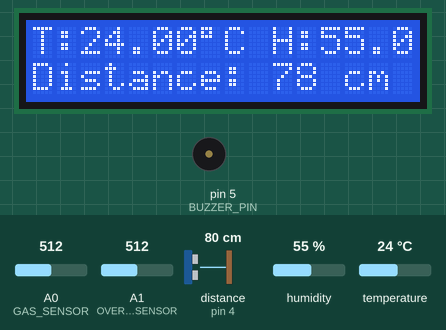
This sketch was run on a simulated Arduino Uno, built with avr-gcc and run on an emulated ATmega328P. Parts: 16×2 character LCD, buzzer (waves = sounding, pin HIGH). Wiring (inferred from the names in the program): ultrasonic range finder: trigger pin 3; echo pin 4. The test bench sets the inputs (shaded band); at power-on: distance to the obstacle (sensor on pin 4) 80 cm, A1 (OVERFLOW_SENSOR) = 512, A0 (GAS_SENSOR) = 512, humidity 55 %, temperature 24 °C. The echo pulse lasts 58.3 µs per cm; pins used as bus, display or sensor lines are not drawn; what the sketch prints to the serial monitor is not drawn.

Above: at 3.2 s.
3.3 s: distance to the obstacle (sensor on pin 4) set to 12 cm
At 5.3 s:
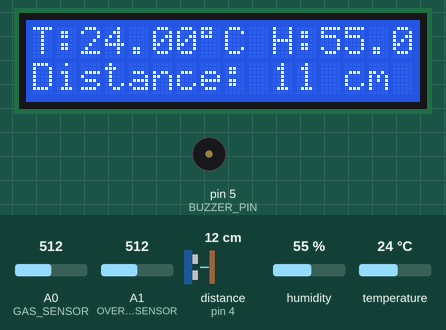
6.0 s: distance to the obstacle (sensor on pin 4) set to 9 cm
At 6.8 s:
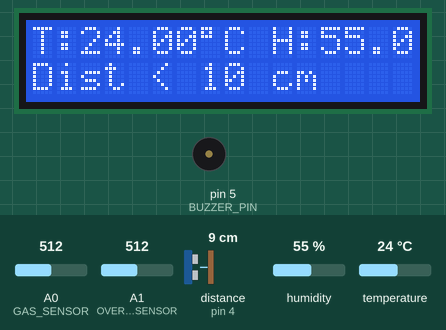
14.7 s: A1 (OVERFLOW_SENSOR) set to 519
At 16.7 s:
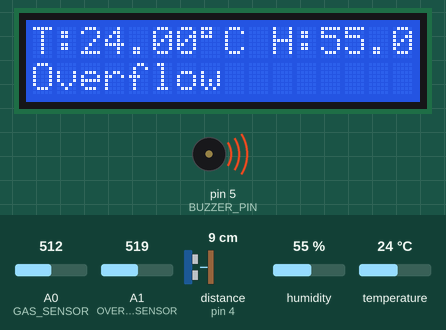
Timing chart, 0 to 18.2 s (numbered marks = the images above; inputs shaded):
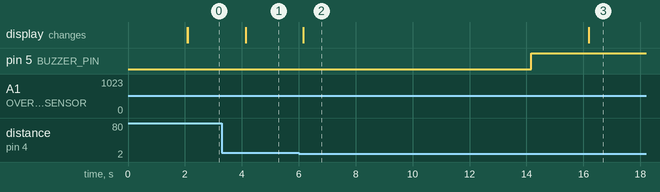

The sketch:

Drainage.ino
```cpp
#include <DHT.h>
#include <LiquidCrystal.h>

// Pin Definitions
#define DHTPIN 2           // DHT11 Data pin connected to pin 2
#define DHTTYPE DHT11      // DHT11 sensor type
#define TRIG_PIN 3         // Ultrasonic sensor Trig pin
#define ECHO_PIN 4         // Ultrasonic sensor Echo pin
#define GAS_SENSOR A0      // Gas sensor connected to A0
#define OVERFLOW_SENSOR A1 // Overflow sensor connected to A1
#define BUZZER_PIN 5       // Buzzer connected to pin 5
#define rs 6               // LCD RS pin
#define en 7               // LCD Enable pin
#define d4 8               // LCD D4 pin
#define d5 9               // LCD D5 pin
#define d6 10              // LCD D6 pin
#define d7 11              // LCD D7 pin

// Initialize DHT sensor and LCD
DHT dht(DHTPIN, DHTTYPE);
LiquidCrystal lcd(rs, en, d4, d5, d6, d7);

void setup() {
  lcd.begin(16, 2);        // Initialize 16x2 LCD
  dht.begin();             // Initialize DHT sensor
   Serial.begin(9600);
  pinMode(TRIG_PIN, OUTPUT);  // Ultrasonic sensor Trig pin as output
  pinMode(ECHO_PIN, INPUT);   // Ultrasonic sensor Echo pin as input
  pinMode(GAS_SENSOR, INPUT); // Gas sensor input
  pinMode(OVERFLOW_SENSOR, INPUT); // Overflow sensor input
  pinMode(BUZZER_PIN, OUTPUT); // Buzzer output
  lcd.print("Initializing...");
  delay(2000);
  lcd.clear();
}

void loop() {
  // Read temperature and humidity
  float humidity = dht.readHumidity();
  float temperature = dht.readTemperature();

  // Read gas and overflow sensor values
  int gasValue = analogRead(GAS_SENSOR);
  int overflowValue = analogRead(OVERFLOW_SENSOR);

  // Measure distance with ultrasonic sensor
  long duration, distance;
  digitalWrite(TRIG_PIN, LOW);
  delayMicroseconds(2);
  digitalWrite(TRIG_PIN, HIGH);
  delayMicroseconds(10);
  digitalWrite(TRIG_PIN, LOW);
  duration = pulseIn(ECHO_PIN, HIGH);
  distance = duration * 0.034 / 2; // Distance in cm

  // Display temperature, humidity, and distance
  lcd.setCursor(0, 0);
  if (isnan(humidity) || isnan(temperature)) {
    lcd.print("Sensor Error");
  } else {
    lcd.print("T:");
    lcd.print(temperature);
    lcd.print((char)223); // Degree symbol
    lcd.print("C ");
    lcd.print("H:");
    lcd.print(humidity);
    lcd.print("%");
  }

  // Check gas and overflow conditions
  lcd.setCursor(0, 1);
  bool alert = false;

  if (gasValue > 800) {
    lcd.print("Gas Detected   ");
    alert = true;
    GasMessage();
  } else if (overflowValue > 512) {
    lcd.print("Overflow       ");
    alert = true;
    sendAlertMessage();
  } else if (distance < 10) {
    lcd.print("Dist < 10 cm    ");
    alert = true;
    BlockMessage();
  } else {
    lcd.print("Distance: ");
    lcd.print(distance);
    lcd.print(" cm   ");
  }

  // Activate buzzer if any alert condition is met
  if (alert) {
    digitalWrite(BUZZER_PIN, HIGH);
  } else {
    digitalWrite(BUZZER_PIN, LOW);
  }

  delay(2000); // Update every 2 seconds
}

void sendAlertMessage() {


  Serial.print("AT+CMGF=1\r\n"); // Set SMS text mode
  delay(2000);
  Serial.print("AT+CMGS=\"");
  Serial.print("+919637121841");
  Serial.print("\"\r\n"); // Set recipient number
  delay(2000);
  Serial.print("Alert!Drainage Overflow detected.\r\n"); // Message content
  delay(2000);
  Serial.print((char)26); // End AT command with Ctrl+Z
  delay(2000);
  Serial.print("\r\n");


}


void GasMessage() {


  Serial.print("AT+CMGF=1\r\n"); // Set SMS text mode
  delay(2000);
  Serial.print("AT+CMGS=\"");
  Serial.print("+919637121841");
  Serial.print("\"\r\n"); // Set recipient number
  delay(2000);
  Serial.print("Alert!Toxic Gas detected.\r\n"); // Message content
  delay(2000);
  Serial.print((char)26); // End AT command with Ctrl+Z
  delay(2000);
  Serial.print("\r\n");


}

void BlockMessage() {


  Serial.print("AT+CMGF=1\r\n"); // Set SMS text mode
  delay(2000);
  Serial.print("AT+CMGS=\"");
  Serial.print("+919637121841");
  Serial.print("\"\r\n"); // Set recipient number
  delay(2000);
  Serial.print("Alert!Drainage Blockage detected.\r\n"); // Message content
  delay(2000);
  Serial.print((char)26); // End AT command with Ctrl+Z
  delay(2000);
  Serial.print("\r\n");


}
```

Measured:
- the behaviour switches between 11 and 10 cm on distance to the obstacle (sensor on pin 4) (found by bisection; images 1 and 2)
- the behaviour switches between 512 and 513 on A1 (OVERFLOW_SENSOR) (found by bisection; images 2 and 3)
- after the input at 3.3 s, the display: changes after 0.83 s (image 1)
- after the input at 6.0 s, pin 5 (BUZZER_PIN): LOW → HIGH after 8.2 s; the display: changes after 0.16 s (image 2)
- after the input at 14.7 s, the display: changes after 1.5 s (image 3)
